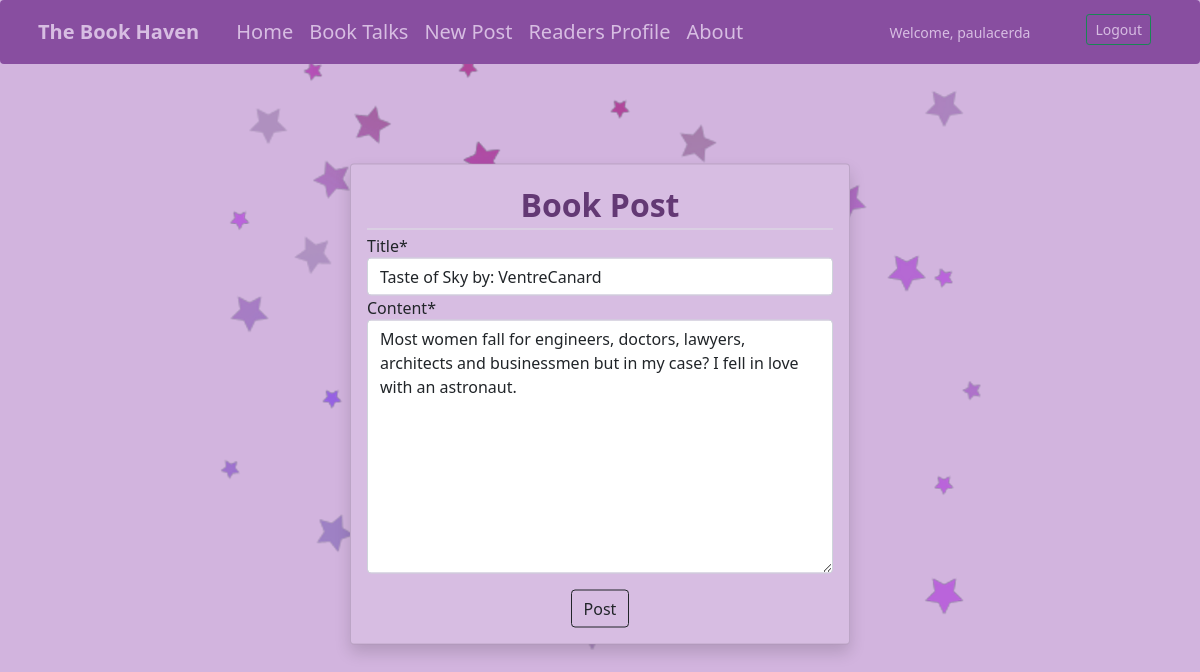
Page /post/post/1/update/ (signed in) on the committed database.
### book/models.py (models this page shows, shortened)
class Post(models.Model):
    title = models.CharField(max_length=100)
    content = models.TextField()
    date_posted = models.DateTimeField(default=timezone.now)
    author = models.ForeignKey(User, on_delete=models.CASCADE)

### book/views.py (the view, shortened to what this page needs)
# urls.py: path('post/<int:pk>/update/', PostUpdateView.as_view(), name='post-update'),
class PostUpdateView(LoginRequiredMixin, UserPassesTestMixin, UpdateView):
    model = Post
    fields = ['title', 'content']
    def test_func(self):
        post = self.get_object()
        if self.request.user == post.author:
            return True
        return False

### book/templates/book/post_form.html (shortened to what this page needs)
{% extends 'dashboard/base.html' %}
{% load crispy_forms_tags %}
{% block content %}
<body style="background-color:#D2B4DE;">
  <div class="col-sm-5 p-3 mb-4 mt-1 position-absolute top-50 start-50 translate-middle card shadow" style="background-color:#D7BDE2;">
    <form method="POST">
       <fieldset class="form-group ">
          <legend class="border-bottom mb-1 fw-bold fs-2 text-center" style="color:#633974;">Book Post</legend>
          {{ form|crispy }}
       </fieldset>
       <div class="form-group text-center">
          <button class="btn btn-outline-dark mt-3 " type="submit">Post</button>
       </div>
    </form>
  </div>
  <div>
  </div>
  </body>
{% endblock content %}

### dashboard/templates/dashboard/base.html (shortened to what this page needs)
<!doctype html>
<html lang="en">
  <head>
    <link href="https://cdn.jsdelivr.net/npm/bootstrap@5.1.3/dist/css/bootstrap.min.css" rel="stylesheet">
  </head>
  <body>
    <nav class="btn navbar navbar-expand-lg navbar-light" style="background-color:#884EA0" >
      <div class="container-fluid ">
        <a class="btn fw-bold navbar-brand fs-5" href="" style="color: #D7BDE2;">The Book Haven</a>
        <div class="collapse navbar-collapse" id="navbarNav">
          <ul class="navbar-nav">
            <li class="nav-item">
              <a class="nav-link active fs-5" aria-current="page" href="{% url 'home' %}" style="color: #D7BDE2;">Home</a>
            </li>
            <li class="nav-item">
              <a class="nav-link fs-5" href="{% url 'book:book-post' %}" style="color: #D7BDE2;">Book Talks</a>
            </li>
            <li class="nav-item ">
              <a class="nav-link fs-5" href="{% url 'book:post-create' %}" style="color: #D7BDE2;">New Post</a>
            </li>
            <li class="nav-item">
              <a class="nav-link fs-5" href="{% url 'profile' %}" style="color: #D7BDE2;">Readers Profile</a>
            </li>
            <li class="nav-item">
              <a class="nav-link fs-5" href="{% url 'about' %}" style="color: #D7BDE2;">About</a>
            </li>
          </ul>
        </div>
        <div class="d-grid gap-2 d-md-flex justify-content-md-end" id="navbarNav">
          <ul class="navbar-nav">
            <li class="nav-item">
              <a class="nav-link btn-sm me-md-5" href="" style="color: #D7BDE2;">Welcome, {{user.username}}</a>
            </li>
          <li class="nav-item">
            <a class="btn btn-outline-success btn-sm me-md-4"type="button" href="{% url 'logout' %}" style="color: #D7BDE2;">Logout</a>
          </li>
          </ul>
        </div>
      </div>
    </nav>
    <div class="container ">
       <div class="row">
         <div class="col-md-10">
         {% block content %}{% endblock content %}
    </div>
  </body>
</html>

### rows in the picture
Post: title "Taste of Sky by: VentreCanard", content "Most women fall for engineers, doctors, lawyers, architects and businessmen but in my case? I fell in love with an astronaut."

### other values in the picture
{{ user.username }} "paulacerda"
